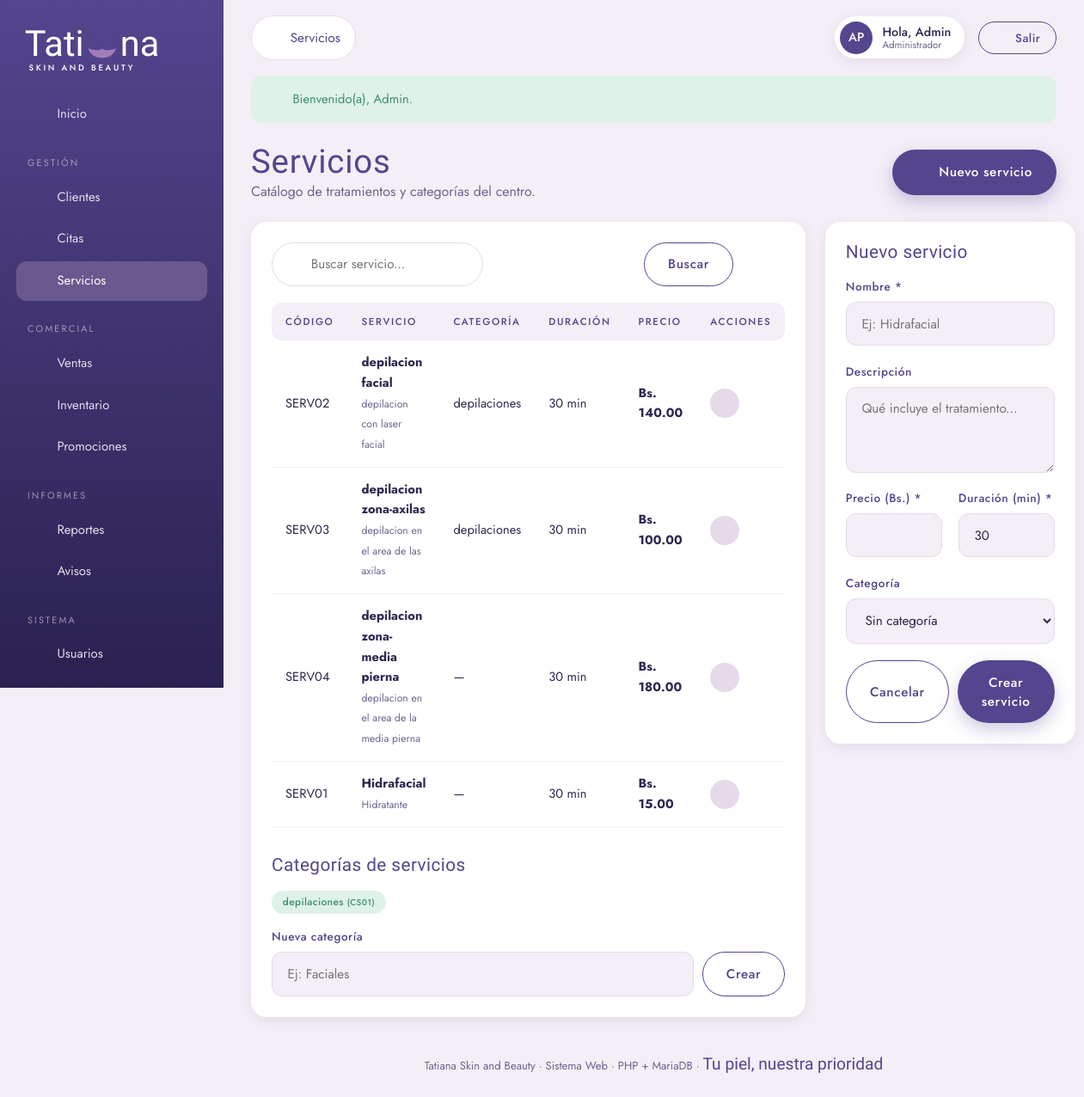
The app's page /index.php?v=admin_servicios (signed in) with its own data.
### tables this page shows
CREATE TABLE `servicio` (
  `id_servicio` varchar(10) NOT NULL,
  `nombre` varchar(80) DEFAULT NULL,
  `descripcion` varchar(200) DEFAULT NULL,
  `precio` decimal(10,2) DEFAULT NULL,
  `duracion_minutos` int(11) DEFAULT NULL,
  `id_categoriaS` varchar(10) DEFAULT NULL
);

CREATE TABLE `categoria_servicio` (
  `id_categoriaS` varchar(10) NOT NULL,
  `nombre_cservicio` varchar(100) DEFAULT NULL
);

### app/controllers/Controller.php (called while the page is built, shortened)
<?php
abstract class Controller
{
    protected function vista(string $archivo, array $datos = []): void
    {
        $datos += $this->avisos();
        extract($datos, EXTR_SKIP);
        require BASE_PATH . '/app/views/' . $archivo;
    }
    private function avisos(): array
    {
        $avisos = ['avisos_cliente' => 0, 'avisos_admin' => 0];
        $u = Auth::usuario();
        try {
            $avisos['avisos_cliente'] = Reserva::contarPendientesDeUsuario((string)$u['id']);
            if (Auth::esEmpleado()) {
                $sucursal = (string)($u['sucursal'] ?? '');
                $avisos['avisos_admin'] = $sucursal !== ''
                    ? Reserva::contarPendientesSucursal($sucursal)
                    : 0;
            } elseif (Auth::esAdmin()) {
                $avisos['avisos_admin'] = Reserva::contarPendientes();
            }
        } catch (\Throwable $e) {
        }
        return $avisos;
    }
}

### app/controllers/AdminController.php (called while the page is built, shortened)
<?php
final class AdminController extends Controller
{
    public function servicios(): void
    {
        $q = $this->texto('q');
        $pagina = max(1, $this->entero('p', 1));
        ['filas' => $servicios, 'total' => $total] = Servicio::buscar($q, $pagina, self::POR_PAGINA);
        $categorias = Servicio::categorias();
        $this->vista('admin/servicios.php', compact('servicios', 'categorias', 'q', 'pagina', 'total'));
    }
}

### app/core/Router.php (called while the page is built, shortened)
<?php
final class Router
{
    public function despachar(): void
    {
        $vista = (string)($_GET['v'] ?? 'home');
        [$clase, $metodo, $nivel] = $this->rutas[$vista];
        try {
            (new $clase())->$metodo();
        } catch (\Throwable $e) {
            error_log('[APP] ' . $e->getMessage() . ' @ ' . $e->getFile() . ':' . $e->getLine());
            (new ErroresController())->error($e);
        }
    }
}

### public/index.php (called while the page is built, shortened)
<?php
require dirname(__DIR__) . '/app/bootstrap.php';
$rutas = require BASE_PATH . '/config/routes.php';
(new App\Core\Router($rutas))->despachar();

### app/bootstrap.php (called while the page is built, shortened)
<?php
spl_autoload_register(function (string $clase): void {
    $mapa = [
        'App\\Core\\'        => '/app/core/',
        'App\\Models\\'      => '/app/models/',
        'App\\Controllers\\' => '/app/controllers/',
    ];
    foreach ($mapa as $prefijo => $carpeta) {
        if (strncmp($clase, $prefijo, strlen($prefijo)) === 0) {
            $ruta = BASE_PATH . $carpeta . str_replace('\\', '/', substr($clase, strlen($prefijo))) . '.php';
            return;
        }
    }
});
require_once BASE_PATH . '/app/views/layout/helpers.php';

### app/core/Flash.php (called while the page is built, shortened)
<?php
final class Flash
{
    public static function pull(): array
    {
        $ok = $_SESSION['flash_ok'] ?? [];
        $err = $_SESSION['flash_err'] ?? [];
        return ['ok' => $ok, 'err' => $err];
    }
}

### app/core/Database.php (called while the page is built, shortened)
<?php
final class Database
{
    private static ?PDO $pdo = null;
    public static function pdo(): PDO
    {
        if (self::$pdo instanceof PDO) {
            return self::$pdo;
        }
        $dsn = sprintf('mysql:host=%s;port=%s;dbname=%s;charset=utf8mb4', DB_HOST, DB_PORT, DB_NAME);
        try {
            self::$pdo = new PDO($dsn, DB_USER, DB_PASS, [
                PDO::ATTR_ERRMODE            => PDO::ERRMODE_EXCEPTION,
                PDO::ATTR_DEFAULT_FETCH_MODE => PDO::FETCH_ASSOC,
                PDO::ATTR_EMULATE_PREPARES   => false,
            ]);
        } catch (PDOException $e) {
            error_log('[BD] ' . $e->getMessage());
            throw new \RuntimeException('No fue posible conectar con la base de datos.', 0, $e);
        }
        return self::$pdo;
    }
}

### app/models/Model.php (called while the page is built, shortened)
<?php
abstract class Model
{
    private static function ejecutar(string $sql, array $params): PDOStatement
    {
        $st = Database::pdo()->prepare($sql);
        $st->execute($params);
        return $st;
    }
    protected static function all(string $sql, array $params = []): array
    {
        return self::ejecutar($sql, $params)->fetchAll();
    }
}

### app/models/Servicio.php (called while the page is built, shortened)
<?php
final class Servicio extends Model
{
    public static function categorias(): array
    {
        return self::all('SELECT * FROM categoria_servicio ORDER BY nombre_cservicio');
    }
    public static function buscar(string $q, int $pagina, int $porPagina): array
    {
        [$sql, $params] = self::filtro('', $q);
        $total = self::contar($sql, $params);
        $sql .= ' ORDER BY s.nombre LIMIT ' . $porPagina . ' OFFSET ' . (($pagina - 1) * $porPagina);
        return ['filas' => self::all($sql, $params), 'total' => $total];
    }
    private static function filtro(string $categoria, string $q): array
    {
        $sql = self::SELECT . ' WHERE 1';
        $params = [];
        return [$sql, $params];
    }
}

### app/views/admin/servicios.php (the view, shortened to what this page needs)
<?php
require __DIR__ . '/../layout/admin_header.php';
$editar = $editar ?? null;
?>
<div class="page-title">
    <div>
        <h1>Servicios</h1>
        <p class="muted">Catálogo de tratamientos y categorías del centro.</p>
    </div>
    <a class="btn btn-primary" href="<?= ruta('admin_servicios', ['nuevo' => 1]) ?>"><?= icon('plus', 18) ?> Nuevo servicio</a>
</div>
<div class="split">
    <section class="panel">
        <form class="filters" method="get" action="<?= BASE_URL ?>/index.php">
            <div class="search" style="flex:1">
                <?= icon('search', 18) ?>
                <input class="input" type="search" name="q" placeholder="Buscar servicio..." value="<?= e($q ?? '') ?>">
            </div>
            <button class="btn btn-outline" type="submit">Buscar</button>
        </form>
        <?php if (empty($servicios)): ?>
            <?= vacio('Aún no hay servicios. Crea el primero en el formulario lateral.', 'sparkle') ?>
        <?php else: ?>
        <table class="table">
            <thead><tr><th>Código</th><th>Servicio</th><th>Categoría</th><th>Duración</th><th>Precio</th><th>Acciones</th></tr></thead>
            <tbody>
            <?php foreach ($servicios as $s): ?>
                <tr>
                    <td><?= e($s['id_servicio']) ?></td>
                    <td><b><?= e($s['nombre']) ?></b><br><small class="muted"><?= e(mb_strimwidth((string)($s['descripcion'] ?? ''), 0, 60, '…')) ?></small></td>
                    <td><?= e($s['categoria'] ?? '—') ?></td>
                    <td><?= (int)$s['duracion_minutos'] ?> min</td>
                    <td><b><?= bs($s['precio']) ?></b></td>
                    <td><div class="acts">
                        <a class="ic-btn" href="<?= ruta('admin_servicios', ['editar' => $s['id_servicio'], 'q' => $q ?? '']) ?>" aria-label="Editar"><?= icon('edit', 16) ?></a>
                    </div></td>
                </tr>
            <?php endforeach; ?>
            </tbody>
        </table>
        <?php endif; ?>
        <div class="panel-head" style="margin-top:2rem"><h3>Categorías de servicios</h3></div>
        <?php if (empty($categorias)): ?>
            <p class="muted" style="font-size:.9rem">Sin categorías todavía.</p>
        <?php else: ?>
            <div style="display:flex;gap:.6rem;flex-wrap:wrap;margin-bottom:1rem">
                <?php foreach ($categorias as $c): ?>
                    <span class="badge-st st-activo"><?= e($c['nombre_cservicio']) ?> <small>(<?= e($c['id_categoriaS']) ?>)</small></span>
                <?php endforeach; ?>
            </div>
        <?php endif; ?>
        <form method="post" action="<?= ruta('admin_servicios') ?>" style="display:flex;gap:.6rem;align-items:flex-end">
            <div class="field" style="flex:1;margin:0">
                <label>Nueva categoría</label>
                <input class="input" name="nombre_cservicio" required maxlength="100" placeholder="Ej: Faciales">
            </div>
            <button class="btn btn-outline" type="submit">Crear</button>
        </form>
    </section>
    <aside class="panel">
        <div class="panel-head"><h3><?= $editar !== null ? 'Editar servicio' : 'Nuevo servicio' ?></h3></div>
        <form method="post" action="<?= ruta('admin_servicios') ?>">
            <div class="field"><label>Nombre *</label><input class="input" name="nombre" required maxlength="80" placeholder="Ej: Hidrafacial" value="<?= e($editar['nombre'] ?? '') ?>"></div>
            <div class="field"><label>Descripción</label><textarea class="input" name="descripcion" rows="2" maxlength="200" placeholder="Qué incluye el tratamiento..."><?= e($editar['descripcion'] ?? '') ?></textarea></div>
            <div class="form-grid">
                <div class="field"><label>Precio (Bs.) *</label><input class="input" type="number" step="0.01" min="0" name="precio" required value="<?= e($editar['precio'] ?? '') ?>"></div>
                <div class="field"><label>Duración (min) *</label><input class="input" type="number" min="5" step="5" name="duracion_minutos" required value="<?= e($editar['duracion_minutos'] ?? '30') ?>"></div>
            </div>
            <div class="field"><label>Categoría</label>
                <select class="input" name="id_categoriaS">
                    <option value="">Sin categoría</option>
                </select>
            </div>
            <div style="display:flex;gap:.6rem;margin-top:1rem">
                <?php if ($editar !== null): ?>
                    <a href="<?= ruta('admin_servicios', ['q' => $q ?? '']) ?>" class="btn btn-outline" style="flex:1">Cancelar</a>
                <?php else: ?>
                    <button type="reset" class="btn btn-outline" style="flex:1">Cancelar</button>
                <?php endif; ?>
                <button type="submit" class="btn btn-primary" style="flex:1"><?= $editar !== null ? 'Guardar' : 'Crear servicio' ?></button>
            </div>
        </form>
    </aside>
</div>
<?php require __DIR__ . '/../layout/admin_footer.php'; ?>

### app/views/layout/helpers.php (shortened to what this page needs)
<?php
function e($texto): string
{
    return htmlspecialchars((string)$texto, ENT_QUOTES, 'UTF-8');
}
function ruta(string $vista, array $params = []): string
{
    $url = BASE_URL . '/index.php?v=' . urlencode($vista);
    foreach ($params as $k => $val) {
        if ($val === null || $val === '') {
            continue;
        }
        $url .= '&' . urlencode((string)$k) . '=' . urlencode((string)$val);
    }
    return $url;
}
function flashes(): string
{
    $flash = \App\Core\Flash::pull();
    $ok = $flash['ok'] ?? [];
    $html = '';
    foreach ($ok as $m) {
        $html .= '<div class="alert ok">' . icon('check', 18) . '<span>' . e($m) . '</span></div>';
    }
    return $html;
}
function bs($monto): string
{
    return 'Bs. ' . number_format((float)$monto, 2);
}
function lips(string $clase = ''): string
{
    return '<svg class="' . $clase . '" viewBox="0 0 120 80" fill="none" xmlns="http://www.w3.org/2000/svg" aria-hidden="true">
      <path d="M8 38c14-3 22-18 34-24 8-4 12 0 18 0s10-4 18 0c12 6 20 21 34 24" stroke="#54458e" stroke-width="5" stroke-linecap="round" stroke-linejoin="round"/>
      <path d="M12 40c20 8 36 10 48 2 12 8 28 6 48-2-6 22-22 36-48 36S18 62 12 40Z" fill="#a47cb8" stroke="#54458e" stroke-width="5" stroke-linejoin="round"/>
      <path d="M12 40c20-8 36-10 48-2 12-8 28-6 48 2" stroke="#54458e" stroke-width="5" stroke-linecap="round"/>
    </svg>';
}
function logo(bool $claro = false): string
{
    $c = $claro ? 'light' : '';
    return '<a href="' . ruta('home') . '" class="logo ' . $c . '">
        <span class="logo-word">Tati' . lips() . 'na</span>
        <span class="logo-sub">SKIN AND BEAUTY</span>
    </a>';
}
function icon(string $n, int $s = 22): string
{
    $d = $p[$n] ?? $p['sparkle'];
    return '<svg width="' . $s . '" height="' . $s . '" viewBox="0 0 24 24" fill="none" stroke="currentColor" stroke-width="1.6" stroke-linecap="round" stroke-linejoin="round" aria-hidden="true">' . $d . '</svg>';
}

### records on screen
servicio: id_servicio "SERV02", nombre "depilacion facial", descripcion "depilacion con laser facial", id_categoriaS.nombre_cservicio "depilaciones", duracion_minutos "30", precio "Bs. 140.00", $s 16 (drawn)
servicio: id_servicio "SERV03", nombre "depilacion zona-axilas", descripcion "depilacion en el area de las axilas", id_categoriaS.nombre_cservicio "depilaciones", duracion_minutos "30", precio "Bs. 100.00", $s 16 (drawn)
servicio: id_servicio "SERV04", nombre "depilacion zona-media pierna", descripcion "depilacion en el area de la media pierna", categoria "—", duracion_minutos "30", precio "Bs. 180.00", $s 16 (drawn)
servicio: id_servicio "SERV01", nombre "Hidrafacial", descripcion "Hidratante", categoria "—", duracion_minutos "30", precio "Bs. 15.00", $s 16 (drawn)
categoria_servicio: nombre_cservicio "depilaciones", id_categoriaS "CS01"

### other values on screen
$texto "Inicio Clientes Citas Servicios Ventas Inventario Promociones Reportes Avisos Usuarios"
$titulo "Servicios"
$iniciales "AP"
$u['nombre'] "Admin"
$rolTexto "Administrador"
$m "Bienvenido(a), Admin."
